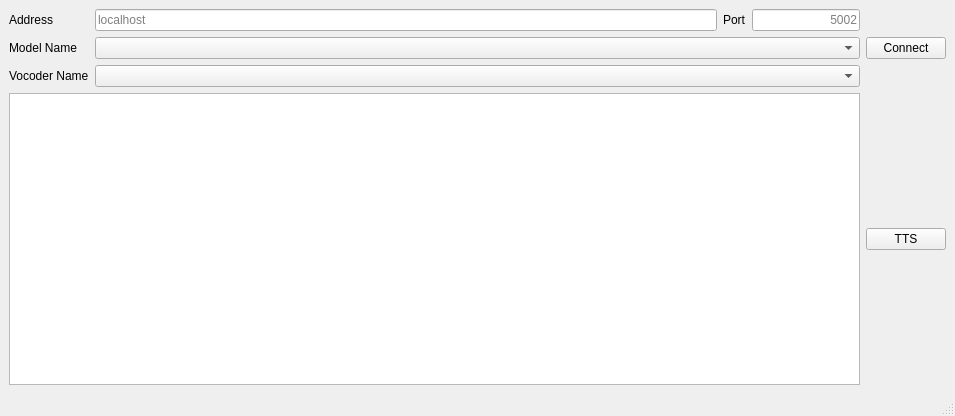
<?xml version="1.0" encoding="UTF-8"?>
<ui version="4.0">
 <class>MainWindow</class>
 <widget class="QMainWindow" name="MainWindow">
  <property name="geometry">
   <rect>
    <x>0</x>
    <y>0</y>
    <width>955</width>
    <height>416</height>
   </rect>
  </property>
  <property name="windowTitle">
   <string>MainWindow</string>
  </property>
  <widget class="QWidget" name="centralwidget">
   <layout class="QVBoxLayout" name="verticalLayout_5">
    <item>
     <layout class="QHBoxLayout" name="horizontalLayout_4">
      <item>
       <layout class="QFormLayout" name="formLayout">
        <item row="0" column="0">
         <widget class="QLabel" name="label">
          <property name="text">
           <string>Address</string>
          </property>
         </widget>
        </item>
        <item row="0" column="1">
         <layout class="QHBoxLayout" name="horizontalLayout_2">
          <item>
           <widget class="QLineEdit" name="address_text">
            <property name="placeholderText">
             <string>localhost</string>
            </property>
           </widget>
          </item>
          <item>
           <widget class="QLabel" name="label_4">
            <property name="text">
             <string>Port</string>
            </property>
           </widget>
          </item>
          <item>
           <widget class="QLineEdit" name="port_text">
            <property name="sizePolicy">
             <sizepolicy hsizetype="Preferred" vsizetype="Fixed">
              <horstretch>0</horstretch>
              <verstretch>0</verstretch>
             </sizepolicy>
            </property>
            <property name="text">
             <string/>
            </property>
            <property name="maxLength">
             <number>8</number>
            </property>
            <property name="alignment">
             <set>Qt::AlignRight|Qt::AlignTrailing|Qt::AlignVCenter</set>
            </property>
            <property name="placeholderText">
             <string>5002</string>
            </property>
           </widget>
          </item>
         </layout>
        </item>
        <item row="1" column="0">
         <widget class="QLabel" name="label_2">
          <property name="text">
           <string>Model Name</string>
          </property>
         </widget>
        </item>
        <item row="1" column="1">
         <widget class="QComboBox" name="model_name_box"/>
        </item>
        <item row="2" column="0">
         <widget class="QLabel" name="label_3">
          <property name="text">
           <string>Vocoder Name</string>
          </property>
         </widget>
        </item>
        <item row="2" column="1">
         <widget class="QComboBox" name="vocoder_name_box"/>
        </item>
       </layout>
      </item>
      <item>
       <widget class="QPushButton" name="connect_button">
        <property name="text">
         <string>Connect</string>
        </property>
       </widget>
      </item>
     </layout>
    </item>
    <item>
     <layout class="QHBoxLayout" name="horizontalLayout_5">
      <item>
       <widget class="QTextEdit" name="tts_text_box"/>
      </item>
      <item>
       <widget class="QPushButton" name="tts_convert_button">
        <property name="text">
         <string>TTS</string>
        </property>
       </widget>
      </item>
     </layout>
    </item>
   </layout>
  </widget>
  <widget class="QMenuBar" name="menubar">
   <property name="geometry">
    <rect>
     <x>0</x>
     <y>0</y>
     <width>955</width>
     <height>23</height>
    </rect>
   </property>
  </widget>
  <widget class="QStatusBar" name="statusbar"/>
 </widget>
 <resources/>
 <connections/>
</ui>
